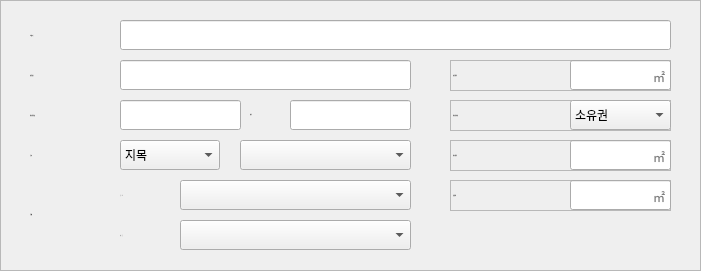
     <widget class="QFrame" name="info_frame">
      <property name="geometry">
       <rect>
        <x>0</x>
        <y>0</y>
        <width>701</width>
        <height>271</height>
       </rect>
      </property>
      <property name="styleSheet">
       <string notr="true">#info_frame {
	background-color: white;
	border-radius: 15px;
}</string>
      </property>
      <property name="frameShape">
       <enum>QFrame::StyledPanel</enum>
      </property>
      <property name="frameShadow">
       <enum>QFrame::Raised</enum>
      </property>
      <widget class="QWidget" name="set_building" native="true">
       <property name="geometry">
        <rect>
         <x>20</x>
         <y>180</y>
         <width>651</width>
         <height>71</height>
        </rect>
       </property>
       <widget class="QLabel" name="label_5">
        <property name="geometry">
         <rect>
          <x>100</x>
          <y>0</y>
          <width>41</width>
          <height>30</height>
         </rect>
        </property>
        <property name="font">
         <font>
          <family>웰컴체 Regular</family>
          <pointsize>-1</pointsize>
          <weight>50</weight>
          <italic>false</italic>
          <bold>false</bold>
         </font>
        </property>
        <property name="styleSheet">
         <string notr="true">QLabel { color: rgb(125,125,125) }</string>
        </property>
        <property name="text">
         <string>구    조</string>
        </property>
        <property name="alignment">
         <set>Qt::AlignLeading|Qt::AlignLeft|Qt::AlignVCenter</set>
        </property>
       </widget>
       <widget class="QComboBox" name="cbx_purposes">
        <property name="geometry">
         <rect>
          <x>160</x>
          <y>40</y>
          <width>231</width>
          <height>30</height>
         </rect>
        </property>
        <property name="minimumSize">
         <size>
          <width>62</width>
          <height>0</height>
         </size>
        </property>
        <property name="maximumSize">
         <size>
          <width>1666</width>
          <height>16777215</height>
         </size>
        </property>
       </widget>
       <widget class="QComboBox" name="cbx_structure">
        <property name="geometry">
         <rect>
          <x>160</x>
          <y>0</y>
          <width>231</width>
          <height>30</height>
         </rect>
        </property>
        <property name="minimumSize">
         <size>
          <width>62</width>
          <height>0</height>
         </size>
        </property>
        <property name="maximumSize">
         <size>
          <width>1666</width>
          <height>16777215</height>
         </size>
        </property>
       </widget>
       <widget class="QLabel" name="label_6">
        <property name="geometry">
         <rect>
          <x>100</x>
          <y>40</y>
          <width>41</width>
          <height>30</height>
         </rect>
        </property>
        <property name="font">
         <font>
          <family>웰컴체 Regular</family>
          <pointsize>-1</pointsize>
          <weight>50</weight>
          <italic>false</italic>
          <bold>false</bold>
         </font>
        </property>
        <property name="styleSheet">
         <string notr="true">QLabel { color: rgb(125,125,125) }</string>
        </property>
        <property name="text">
         <string>용    도</string>
        </property>
        <property name="alignment">
         <set>Qt::AlignLeading|Qt::AlignLeft|Qt::AlignVCenter</set>
        </property>
       </widget>
       <widget class="QLabel" name="lb_item_nm_25">
        <property name="geometry">
         <rect>
          <x>10</x>
          <y>20</y>
          <width>71</width>
          <height>29</height>
         </rect>
        </property>
        <property name="font">
         <font>
          <family>웰컴체 Regular</family>
          <pointsize>-1</pointsize>
          <weight>50</weight>
          <italic>false</italic>
          <bold>false</bold>
         </font>
        </property>
        <property name="styleSheet">
         <string notr="true"/>
        </property>
        <property name="text">
         <string>건 물</string>
        </property>
       </widget>
       <widget class="QFrame" name="f_area_total">
        <property name="geometry">
         <rect>
          <x>430</x>
          <y>0</y>
          <width>221</width>
          <height>31</height>
         </rect>
        </property>
        <property name="frameShape">
         <enum>QFrame::StyledPanel</enum>
        </property>
        <property name="frameShadow">
         <enum>QFrame::Raised</enum>
        </property>
        <widget class="QLabel" name="lb_unit_3">
         <property name="geometry">
          <rect>
           <x>200</x>
           <y>4</y>
           <width>20</width>
           <height>22</height>
          </rect>
         </property>
         <property name="styleSheet">
          <string notr="true">QLabel {
	font: 14px &quot;웰컴체 Regular&quot;;
	color: rgb(125,125,125);
	padding-top: 3px;
}</string>
         </property>
         <property name="text">
          <string>㎡</string>
         </property>
         <property name="alignment">
          <set>Qt::AlignLeading|Qt::AlignLeft|Qt::AlignVCenter</set>
         </property>
        </widget>
        <widget class="QLabel" name="name_area_total">
         <property name="geometry">
          <rect>
           <x>3</x>
           <y>1</y>
           <width>60</width>
           <height>29</height>
          </rect>
         </property>
         <property name="font">
          <font>
           <family>웰컴체 Regular</family>
           <pointsize>-1</pointsize>
           <weight>50</weight>
           <italic>false</italic>
           <bold>false</bold>
          </font>
         </property>
         <property name="styleSheet">
          <string notr="true"/>
         </property>
         <property name="text">
          <string>연 면적</string>
         </property>
        </widget>
        <widget class="QLineEdit" name="edt_area_total">
         <property name="enabled">
          <bool>true</bool>
         </property>
         <property name="geometry">
          <rect>
           <x>120</x>
           <y>0</y>
           <width>101</width>
           <height>30</height>
          </rect>
         </property>
         <property name="styleSheet">
          <string notr="true">QLineEdit {
	padding-right: 25px;
}</string>
         </property>
         <property name="alignment">
          <set>Qt::AlignRight|Qt::AlignTrailing|Qt::AlignVCenter</set>
         </property>
        </widget>
        <zorder>edt_area_total</zorder>
        <zorder>lb_unit_3</zorder>
        <zorder>name_area_total</zorder>
       </widget>
      </widget>
      <widget class="QWidget" name="set_land" native="true">
       <property name="geometry">
        <rect>
         <x>20</x>
         <y>140</y>
         <width>651</width>
         <height>31</height>
        </rect>
       </property>
       <property name="minimumSize">
        <size>
         <width>0</width>
         <height>31</height>
        </size>
       </property>
       <property name="maximumSize">
        <size>
         <width>16777215</width>
         <height>31</height>
        </size>
       </property>
       <widget class="QComboBox" name="cbx_land">
        <property name="geometry">
         <rect>
          <x>100</x>
          <y>0</y>
          <width>108</width>
          <height>30</height>
         </rect>
        </property>
        <property name="minimumSize">
         <size>
          <width>62</width>
          <height>0</height>
         </size>
        </property>
        <property name="maximumSize">
         <size>
          <width>100</width>
          <height>16777215</height>
         </size>
        </property>
        <property name="iconSize">
         <size>
          <width>0</width>
          <height>0</height>
         </size>
        </property>
        <item>
         <property name="text">
          <string>지목</string>
         </property>
        </item>
        <item>
         <property name="text">
          <string>대표지목</string>
         </property>
        </item>
       </widget>
       <widget class="QComboBox" name="cbx_land_details">
        <property name="geometry">
         <rect>
          <x>220</x>
          <y>0</y>
          <width>171</width>
          <height>30</height>
         </rect>
        </property>
        <property name="minimumSize">
         <size>
          <width>62</width>
          <height>0</height>
         </size>
        </property>
        <property name="maximumSize">
         <size>
          <width>1677</width>
          <height>16777215</height>
         </size>
        </property>
       </widget>
       <widget class="QLabel" name="lb_item_nm_26">
        <property name="geometry">
         <rect>
          <x>10</x>
          <y>1</y>
          <width>71</width>
          <height>29</height>
         </rect>
        </property>
        <property name="font">
         <font>
          <family>웰컴체 Regular</family>
          <pointsize>-1</pointsize>
          <weight>50</weight>
          <italic>false</italic>
          <bold>false</bold>
         </font>
        </property>
        <property name="styleSheet">
         <string notr="true"/>
        </property>
        <property name="text">
         <string>토 지</string>
        </property>
       </widget>
       <widget class="QFrame" name="f_area_land">
        <property name="geometry">
         <rect>
          <x>430</x>
          <y>0</y>
          <width>221</width>
          <height>31</height>
         </rect>
        </property>
        <property name="frameShape">
         <enum>QFrame::StyledPanel</enum>
        </property>
        <property name="frameShadow">
         <enum>QFrame::Raised</enum>
        </property>
        <widget class="QLabel" name="hint_area_land">
         <property name="geometry">
          <rect>
           <x>200</x>
           <y>4</y>
           <width>20</width>
           <height>22</height>
          </rect>
         </property>
         <property name="styleSheet">
          <string notr="true">QLabel {
	font: 14px &quot;웰컴체 Regular&quot;;
	color: rgb(125,125,125);
	padding-top: 3px;
}</string>
         </property>
         <property name="text">
          <string>㎡</string>
         </property>
         <property name="alignment">
          <set>Qt::AlignLeading|Qt::AlignLeft|Qt::AlignVCenter</set>
         </property>
        </widget>
        <widget class="QLabel" name="name_area_land">
         <property name="geometry">
          <rect>
           <x>3</x>
           <y>1</y>
           <width>60</width>
           <height>29</height>
          </rect>
         </property>
         <property name="font">
          <font>
           <family>웰컴체 Regular</family>
           <pointsize>-1</pointsize>
           <weight>50</weight>
           <italic>false</italic>
           <bold>false</bold>
          </font>
         </property>
         <property name="styleSheet">
          <string notr="true"/>
         </property>
         <property name="text">
          <string>대지 면적</string>
         </property>
        </widget>
        <widget class="QLineEdit" name="edt_area_land">
         <property name="enabled">
          <bool>true</bool>
         </property>
         <property name="geometry">
          <rect>
           <x>120</x>
           <y>0</y>
           <width>101</width>
           <height>30</height>
          </rect>
         </property>
         <property name="styleSheet">
          <string notr="true">QLineEdit {
	padding-right: 25px;
}</string>
         </property>
         <property name="alignment">
          <set>Qt::AlignRight|Qt::AlignTrailing|Qt::AlignVCenter</set>
         </property>
        </widget>
        <zorder>edt_area_land</zorder>
        <zorder>hint_area_land</zorder>
        <zorder>name_area_land</zorder>
       </widget>
      </widget>
      <widget class="QWidget" name="set_ratio" native="true">
       <property name="geometry">
        <rect>
         <x>20</x>
         <y>100</y>
         <width>651</width>
         <height>31</height>
        </rect>
       </property>
       <property name="minimumSize">
        <size>
         <width>0</width>
         <height>31</height>
        </size>
       </property>
       <property name="maximumSize">
        <size>
         <width>16777215</width>
         <height>31</height>
        </size>
       </property>
       <widget class="QLineEdit" name="edt_ratio_1">
        <property name="enabled">
         <bool>true</bool>
        </property>
        <property name="geometry">
         <rect>
          <x>100</x>
          <y>0</y>
          <width>121</width>
          <height>30</height>
         </rect>
        </property>
        <property name="styleSheet">
         <string notr="true">QLineEdit { padding-right: 0px;}</string>
        </property>
        <property name="text">
         <string/>
        </property>
        <property name="alignment">
         <set>Qt::AlignCenter</set>
        </property>
       </widget>
       <widget class="QLabel" name="lb_item_nm_22">
        <property name="geometry">
         <rect>
          <x>10</x>
          <y>1</y>
          <width>71</width>
          <height>29</height>
         </rect>
        </property>
        <property name="font">
         <font>
          <family>웰컴체 Regular</family>
          <pointsize>-1</pointsize>
          <weight>50</weight>
          <italic>false</italic>
          <bold>false</bold>
         </font>
        </property>
        <property name="styleSheet">
         <string notr="true"/>
        </property>
        <property name="text">
         <string>대지권 비율</string>
        </property>
       </widget>
       <widget class="QLabel" name="lb_item_nm_24">
        <property name="geometry">
         <rect>
          <x>230</x>
          <y>0</y>
          <width>31</width>
          <height>29</height>
         </rect>
        </property>
        <property name="font">
         <font>
          <family>웰컴체 Regular</family>
          <pointsize>-1</pointsize>
          <weight>50</weight>
          <italic>false</italic>
          <bold>false</bold>
         </font>
        </property>
        <property name="styleSheet">
         <string notr="true"/>
        </property>
        <property name="text">
         <string>분의</string>
        </property>
       </widget>
       <widget class="QLineEdit" name="edt_ratio_2">
        <property name="enabled">
         <bool>true</bool>
        </property>
        <property name="geometry">
         <rect>
          <x>270</x>
          <y>0</y>
          <width>121</width>
          <height>30</height>
         </rect>
        </property>
        <property name="styleSheet">
         <string notr="true">QLineEdit { padding-right: 0px;}</string>
        </property>
        <property name="text">
         <string/>
        </property>
        <property name="alignment">
         <set>Qt::AlignCenter</set>
        </property>
       </widget>
       <widget class="QFrame" name="f_land_type">
        <property name="geometry">
         <rect>
          <x>430</x>
          <y>0</y>
          <width>221</width>
          <height>31</height>
         </rect>
        </property>
        <property name="frameShape">
         <enum>QFrame::StyledPanel</enum>
        </property>
        <property name="frameShadow">
         <enum>QFrame::Raised</enum>
        </property>
        <widget class="QLabel" name="name_land_type">
         <property name="geometry">
          <rect>
           <x>3</x>
           <y>1</y>
           <width>71</width>
           <height>29</height>
          </rect>
         </property>
         <property name="font">
          <font>
           <family>웰컴체 Regular</family>
           <pointsize>-1</pointsize>
           <weight>50</weight>
           <italic>false</italic>
           <bold>false</bold>
          </font>
         </property>
         <property name="styleSheet">
          <string notr="true"/>
         </property>
         <property name="text">
          <string>대지권 종류</string>
         </property>
        </widget>
        <widget class="QComboBox" name="cbx_land_type">
         <property name="geometry">
          <rect>
           <x>120</x>
           <y>0</y>
           <width>101</width>
           <height>30</height>
          </rect>
         </property>
         <property name="minimumSize">
          <size>
           <width>62</width>
           <height>0</height>
          </size>
         </property>
         <property name="maximumSize">
          <size>
           <width>1677</width>
           <height>16777215</height>
          </size>
         </property>
         <item>
          <property name="text">
           <string>소유권</string>
          </property>
         </item>
         <item>
          <property name="text">
           <string>임차권</string>
          </property>
         </item>
         <item>
          <property name="text">
           <string>전세권</string>
          </property>
         </item>
         <item>
          <property name="text">
           <string>지상권</string>
          </property>
         </item>
         <item>
          <property name="text">
           <string>사용차권</string>
          </property>
         </item>
         <item>
          <property name="text">
           <string>( 직접입력 )</string>
          </property>
         </item>
        </widget>
       </widget>
      </widget>
      <widget class="QWidget" name="set_address" native="true">
       <property name="geometry">
        <rect>
         <x>20</x>
         <y>20</y>
         <width>651</width>
         <height>31</height>
        </rect>
       </property>
       <property name="minimumSize">
        <size>
         <width>0</width>
         <height>31</height>
        </size>
       </property>
       <property name="maximumSize">
        <size>
         <width>16777215</width>
         <height>31</height>
        </size>
       </property>
       <widget class="QLineEdit" name="edt_address">
        <property name="enabled">
         <bool>true</bool>
        </property>
        <property name="geometry">
         <rect>
          <x>100</x>
          <y>0</y>
          <width>551</width>
          <height>30</height>
         </rect>
        </property>
       </widget>
       <widget class="QLabel" name="lb_item_nm_1">
        <property name="geometry">
         <rect>
          <x>10</x>
          <y>1</y>
          <width>61</width>
          <height>29</height>
         </rect>
        </property>
        <property name="font">
         <font>
          <family>웰컴체 Regular</family>
          <pointsize>-1</pointsize>
          <weight>50</weight>
          <italic>false</italic>
          <bold>false</bold>
         </font>
        </property>
        <property name="styleSheet">
         <string notr="true"/>
        </property>
        <property name="text">
         <string>소 재 지</string>
        </property>
       </widget>
      </widget>
      <widget class="QWidget" name="set_rantal" native="true">
       <property name="geometry">
        <rect>
         <x>20</x>
         <y>60</y>
         <width>651</width>
         <height>31</height>
        </rect>
       </property>
       <property name="minimumSize">
        <size>
         <width>0</width>
         <height>31</height>
        </size>
       </property>
       <property name="maximumSize">
        <size>
         <width>16777215</width>
         <height>31</height>
        </size>
       </property>
       <widget class="QLineEdit" name="edt_address_details">
        <property name="enabled">
         <bool>true</bool>
        </property>
        <property name="geometry">
         <rect>
          <x>100</x>
          <y>0</y>
          <width>291</width>
          <height>30</height>
         </rect>
        </property>
        <property name="text">
         <string/>
        </property>
        <property name="alignment">
         <set>Qt::AlignLeading|Qt::AlignLeft|Qt::AlignVCenter</set>
        </property>
       </widget>
       <widget class="QLabel" name="lb_item_nm_2">
        <property name="geometry">
         <rect>
          <x>10</x>
          <y>1</y>
          <width>71</width>
          <height>29</height>
         </rect>
        </property>
        <property name="font">
         <font>
          <family>웰컴체 Regular</family>
          <pointsize>-1</pointsize>
          <weight>50</weight>
          <italic>false</italic>
          <bold>false</bold>
         </font>
        </property>
        <property name="styleSheet">
         <string notr="true"/>
        </property>
        <property name="text">
         <string>임대부분</string>
        </property>
       </widget>
       <widget class="QFrame" name="f_area_rental">
        <property name="geometry">
         <rect>
          <x>430</x>
          <y>0</y>
          <width>221</width>
          <height>31</height>
         </rect>
        </property>
        <property name="frameShape">
         <enum>QFrame::StyledPanel</enum>
        </property>
        <property name="frameShadow">
         <enum>QFrame::Raised</enum>
        </property>
        <widget class="QLabel" name="hint_area_rental">
         <property name="geometry">
          <rect>
           <x>200</x>
           <y>4</y>
           <width>20</width>
           <height>22</height>
          </rect>
         </property>
         <property name="styleSheet">
          <string notr="true">QLabel {
	font: 14px &quot;웰컴체 Regular&quot;;
	color: rgb(125,125,125);
	padding-top: 3px;
}</string>
         </property>
         <property name="text">
          <string>㎡</string>
         </property>
         <property name="alignment">
          <set>Qt::AlignLeading|Qt::AlignLeft|Qt::AlignVCenter</set>
         </property>
        </widget>
        <widget class="QLabel" name="name_area_rental">
         <property name="geometry">
          <rect>
           <x>3</x>
           <y>1</y>
           <width>60</width>
           <height>29</height>
          </rect>
         </property>
         <property name="font">
          <font>
           <family>웰컴체 Regular</family>
           <pointsize>-1</pointsize>
           <weight>50</weight>
           <italic>false</italic>
           <bold>false</bold>
          </font>
         </property>
         <property name="styleSheet">
          <string notr="true"/>
         </property>
         <property name="text">
          <string>임대 면적</string>
         </property>
        </widget>
        <widget class="QLineEdit" name="edt_area_rental">
         <property name="enabled">
          <bool>true</bool>
         </property>
         <property name="geometry">
          <rect>
           <x>120</x>
           <y>0</y>
           <width>101</width>
           <height>30</height>
          </rect>
         </property>
         <property name="styleSheet">
          <string notr="true">QLineEdit {
	padding-right: 25px;
}</string>
         </property>
         <property name="alignment">
          <set>Qt::AlignRight|Qt::AlignTrailing|Qt::AlignVCenter</set>
         </property>
        </widget>
        <zorder>edt_area_rental</zorder>
        <zorder>hint_area_rental</zorder>
        <zorder>name_area_rental</zorder>
       </widget>
      </widget>
     </widget>
